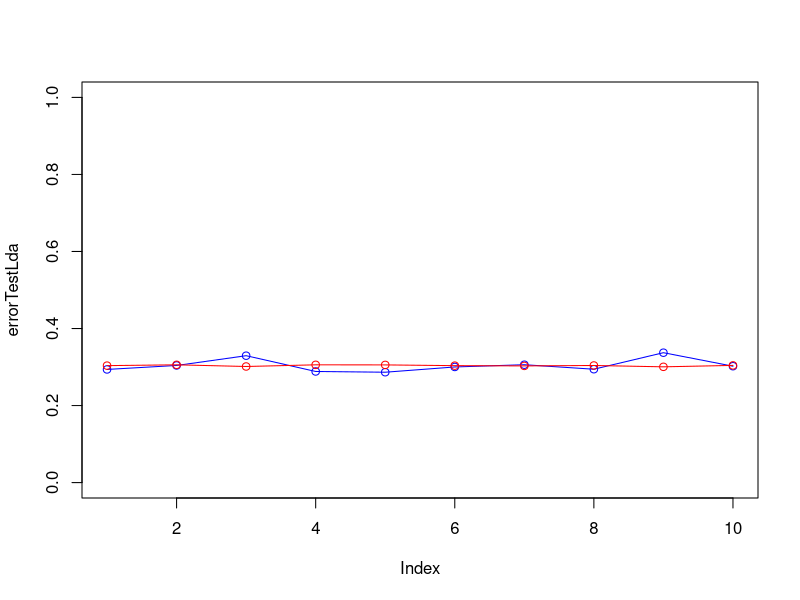

This chart was generated by the following R code:
data <- read.csv(file="basketballStatsAnalysis.csv", header=TRUE, sep=",")
data = data[data$pos == "G" | data$pos == "F" | data$pos == "C", ]

#shuffle rows
data<-data[sample(nrow(data)),]

#Create 10 equally size folds
folds <- cut(seq(1,nrow(data)),breaks=10,labels=FALSE)

errorTestLda = c()
errorTrainLda = c()
errorTestLr = c()
errorTrainLr = c()

library(MASS)
#perform lda leaving out 1 partition each time and calculate the error
for(i in 1:10)
{
  
testIndexes <- which(folds==i,arr.ind=TRUE)
testData <- data[testIndexes, ]
tr <- data[-testIndexes, ]

#perform lda and logistical regression on the model
lda.fit = lda(pos~ftpercent+rpg, data = tr)

#calculate train error
lda.predTr=predict(lda.fit , tr)
numErrorTrainLda = 0

for(j in 1:nrow(tr))
{
  if (lda.predTr$class[j] != tr$pos[j])
  {
    numErrorTrainLda = numErrorTrainLda + 1
  }
}
cvErrorTrLda = numErrorTrainLda / nrow(tr)
errorTrainLda = c(errorTrainLda, cvErrorTrLda)


#calculate test error
lda.predTe=predict(lda.fit , testData)
numErrorTestLda = 0

for(j in 1:nrow(testData))
{
  if (lda.predTe$class[j] != testData$pos[j])
  {
    numErrorTestLda = numErrorTestLda + 1
  }
}
cvErrorTeLda = numErrorTestLda / nrow(testData)
errorTestLda = c(errorTestLda, cvErrorTeLda)
}

plot(errorTestLda, type="o", col="blue", ylim=c(0,1))
lines(errorTrainLda, type="o", col="red")
